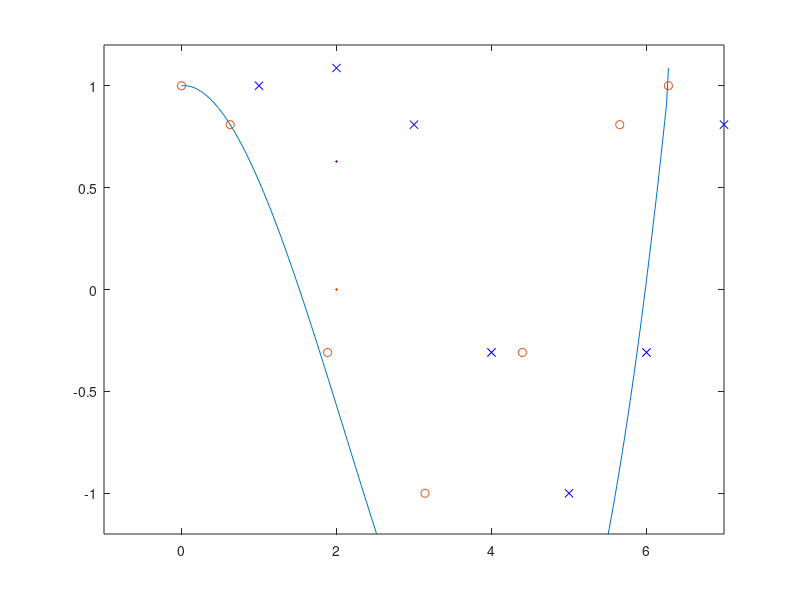

Here is the MATLAB script that generated this plot: (Note: this script raises an error after producing the figure.)
x = 2 * pi * [0 1 .1: .2 : .9]
y = cos(x);
cs = csapi(x, y);

% dapat dilihat interpolating spline dengan menggunakan fnplt

fnplt(cs, 2);
axis([-1 7 -1.2 1.2]);
hold on
plot(x, y, 'o');

csp = csape(x, y, 'periodic');
hold on
fnplt(csp, 'g')
hold off

fnplt(cs, 2);
axis([-1 7 -1.2 1.2]);
hold on
plot(x, y, 'o');

pl = spapi(2, x, y);
hold on
fnplt(pl, 'r', 2)
hold off

diff( fnval( fnder(csp), [0 2 * pi]))

pl = spapi(2, x, y)
hold on
fnplt(pl, 'r', 2)
hold off

x = linspace(0,2 * pi, 51);
noisy_y cos(x) + .2 * (rand ( size(x)) -.5);
plot(x, noisy_y, 'x')
axis([-1 7 -1.2 1.2])
